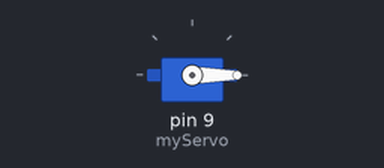
A sketch run on a simulated Arduino Uno, built with avr-gcc and run on an emulated ATmega328P. Parts: servo. What the sketch prints to the serial monitor is not drawn.

Above: at 0.05 s.
Timing chart, 0 to 3.0 s (numbered marks = the images above):
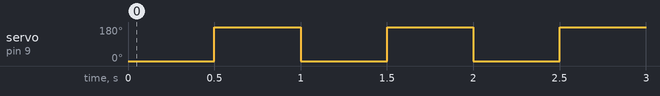

The sketch:

servooooooooo.ino
```cpp
#include <Servo.h>
Servo myServo;

void setup() {
  Serial.begin(9600);
  myServo.attach(9);
  //myServo.write(0);
  // put your setup code here, to run once:

}

void loop() {
    myServo.write(0);
    Serial.println("delay");
    delay(500);
    myServo.detach();
   // delay(100);
    myServo.attach(9);
    myServo.write(180);
    Serial.println("Second delay");
    delay(500);
    myServo.detach();
    //delay(100);
    myServo.attach(9);
    //myServo.write(0);
    Serial.println("servo turned back");
  // put your main code here, to run repeatedly:

}
```

Measured:
- by itself, servo on pin 9 (myServo): alternates 180° for 0.50 s and 0° for 0.50 s
